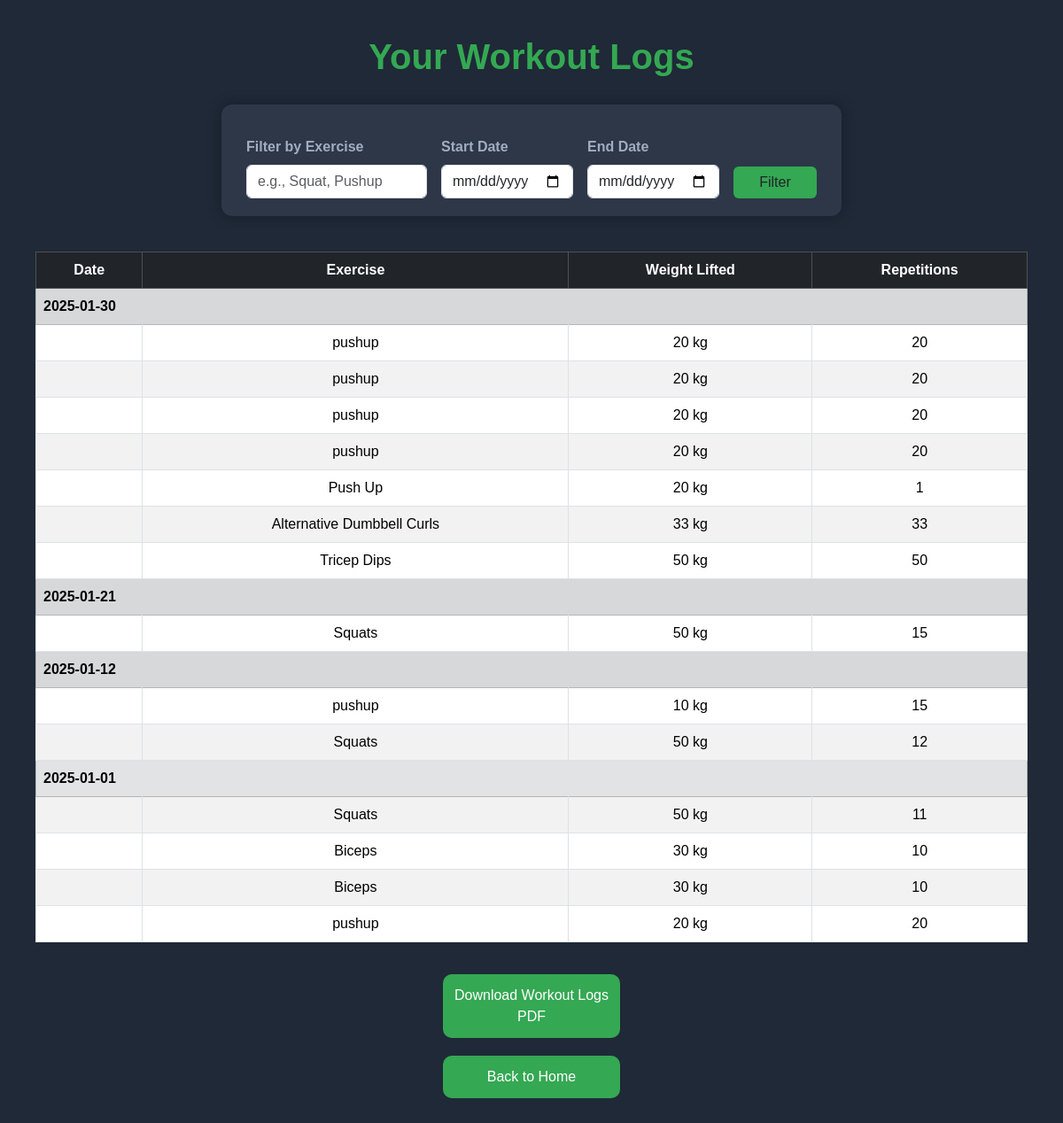
Page /view_workouts.php (signed in) on the committed database.
### tables this page shows
CREATE TABLE `workoutlogs` (
  `log_id` int(11) NOT NULL,
  `user_id` int(11) DEFAULT NULL,
  `exercise_name` varchar(255) DEFAULT NULL,
  `weights_lifted` float DEFAULT NULL,
  `repetitions` int(11) DEFAULT NULL,
  `log_date` date DEFAULT NULL
);

### view_workouts.php (the view, shortened to what this page needs)
<?php
$user_id = $_SESSION['user_id'];
$conn = new mysqli('localhost', 'root', '', 'fitnessgym');
$where_sql = '';
$sql = "SELECT * FROM workoutlogs WHERE user_id = ?" . $where_sql . " ORDER BY log_date DESC";
$stmt = $conn->prepare($sql);
$param_types = 'i';
$param_values = [$user_id];
$bind_names = [];
$bind_names[] = &$param_types;
for ($i = 0; $i < count($param_values); $i++) {
    $bind_names[] = &$param_values[$i];
}
call_user_func_array([$stmt, 'bind_param'], $bind_names);
$stmt->execute();
$result = $stmt->get_result();
?>
<!DOCTYPE html>
<html lang="en">
<head>
    <link href="https://cdn.jsdelivr.net/npm/bootstrap@5.3.3/dist/css/bootstrap.min.css" rel="stylesheet" />
</head>
<body>
<h1>Your Workout Logs</h1>
<form method="GET" class="filter-form row g-3 align-items-end">
    <div class="col-md-4">
        <label for="exercise_name" class="form-label">Filter by Exercise</label>
        <input type="text" id="exercise_name" name="exercise_name" class="form-control"
            value="<?= isset($_GET['exercise_name']) ? htmlspecialchars($_GET['exercise_name']) : '' ?>"
            placeholder="e.g., Squat, Pushup" />
    </div>
    <div class="col-md-3">
        <label for="start_date" class="form-label">Start Date</label>
        <input type="date" id="start_date" name="start_date" class="form-control"
            value="<?= isset($_GET['start_date']) ? htmlspecialchars($_GET['start_date']) : '' ?>" />
    </div>
    <div class="col-md-3">
        <label for="end_date" class="form-label">End Date</label>
        <input type="date" id="end_date" name="end_date" class="form-control"
            value="<?= isset($_GET['end_date']) ? htmlspecialchars($_GET['end_date']) : '' ?>" />
    </div>
    <div class="col-md-2">
        <button type="submit" class="btn btn-filter w-100">Filter</button>
    </div>
</form>
<div class="table-responsive">
    <table class="table table-bordered table-striped text-center align-middle" id="workoutTable">
        <thead class="table-dark">
            <tr>
                <th>Date</th>
                <th>Exercise</th>
                <th>Weight Lifted</th>
                <th>Repetitions</th>
            </tr>
        </thead>
        <tbody>
        <?php
        if ($result->num_rows > 0):
            $logs_by_date = [];
            while ($row = $result->fetch_assoc()) {
                $logs_by_date[$row['log_date']][] = $row;
            }
            foreach ($logs_by_date as $date => $entries):
        ?>
            <tr class="table-secondary">
                <td class="fw-bold text-start" colspan="4"><?= htmlspecialchars($date) ?></td>
            </tr>
            <?php foreach ($entries as $log): ?>
            <tr>
                <td></td>
                <td><?= htmlspecialchars($log['exercise_name']) ?></td>
                <td><?= htmlspecialchars($log['weights_lifted']) ?> kg</td>
                <td><?= htmlspecialchars($log['repetitions']) ?></td>
            </tr>
            <?php endforeach; ?>
        <?php
            endforeach;
        else:
        ?>
            <tr>
                <td colspan="4">No workout logs found.</td>
            </tr>
        <?php endif; ?>
        </tbody>
    </table>
</div>
<button id="downloadPdfBtn" class="btn-download" aria-label="Download workout logs as PDF">
    Download Workout Logs PDF
</button>
<a href="home.html" class="btn-home">Back to Home</a>
</body>
</html>

### view_workouts.php (style rules this page uses)
body { background-color: #1f2937; color: #d1d5db; font-family: 'Arial', sans-serif; padding: 40px; }
h1 { text-align: center; color: #34a853; margin-bottom: 30px; font-weight: 700; }
table { background-color: #2d3748; }
th, td { color: #f1f5f9; }
.table-secondary { background-color: #4a5568 !important; }
.btn-home, .btn-download { display: block; width: 200px; margin: 20px auto 0; background-color: #34a853; color: white; border: none; padding: 12px; border-radius: 10px; font-size: 1rem; text-align: center; transition: 0.3s; text-decoration: none; cursor: pointer; user-select: none; }
.filter-form { max-width: 700px; margin: 0 auto 40px; background-color: #2d3748; padding: 20px; border-radius: 12px; box-shadow: 0 0 15px rgba(0,0,0,0.3); }
.filter-form label { color: #a0aec0; font-weight: 600; }
.filter-form .btn-filter { background-color: #34a853; border: none; }

### rows in the picture
workoutlogs: exercise_name "pushup", weights_lifted "20", repetitions "20"
workoutlogs: exercise_name "pushup", weights_lifted "20", repetitions "20"
workoutlogs: exercise_name "pushup", weights_lifted "20", repetitions "20"
workoutlogs: exercise_name "pushup", weights_lifted "20", repetitions "20"
workoutlogs: exercise_name "Push Up", weights_lifted "20", repetitions "1"
workoutlogs: exercise_name "Alternative Dumbbell Curls", weights_lifted "33", repetitions "33"
workoutlogs: exercise_name "Tricep Dips", weights_lifted "50", repetitions "50"
workoutlogs: exercise_name "Squats", weights_lifted "50", repetitions "15"
workoutlogs: exercise_name "pushup", weights_lifted "10", repetitions "15"
workoutlogs: exercise_name "Squats", weights_lifted "50", repetitions "12"
workoutlogs: exercise_name "Squats", weights_lifted "50", repetitions "11"
workoutlogs: exercise_name "Biceps", weights_lifted "30", repetitions "10"
workoutlogs: exercise_name "Biceps", weights_lifted "30", repetitions "10"
workoutlogs: exercise_name "pushup", weights_lifted "20", repetitions "20"

### other values in the picture
$date "2025-01-30"
$date "2025-01-21"
$date "2025-01-12"
$date "2025-01-01"
